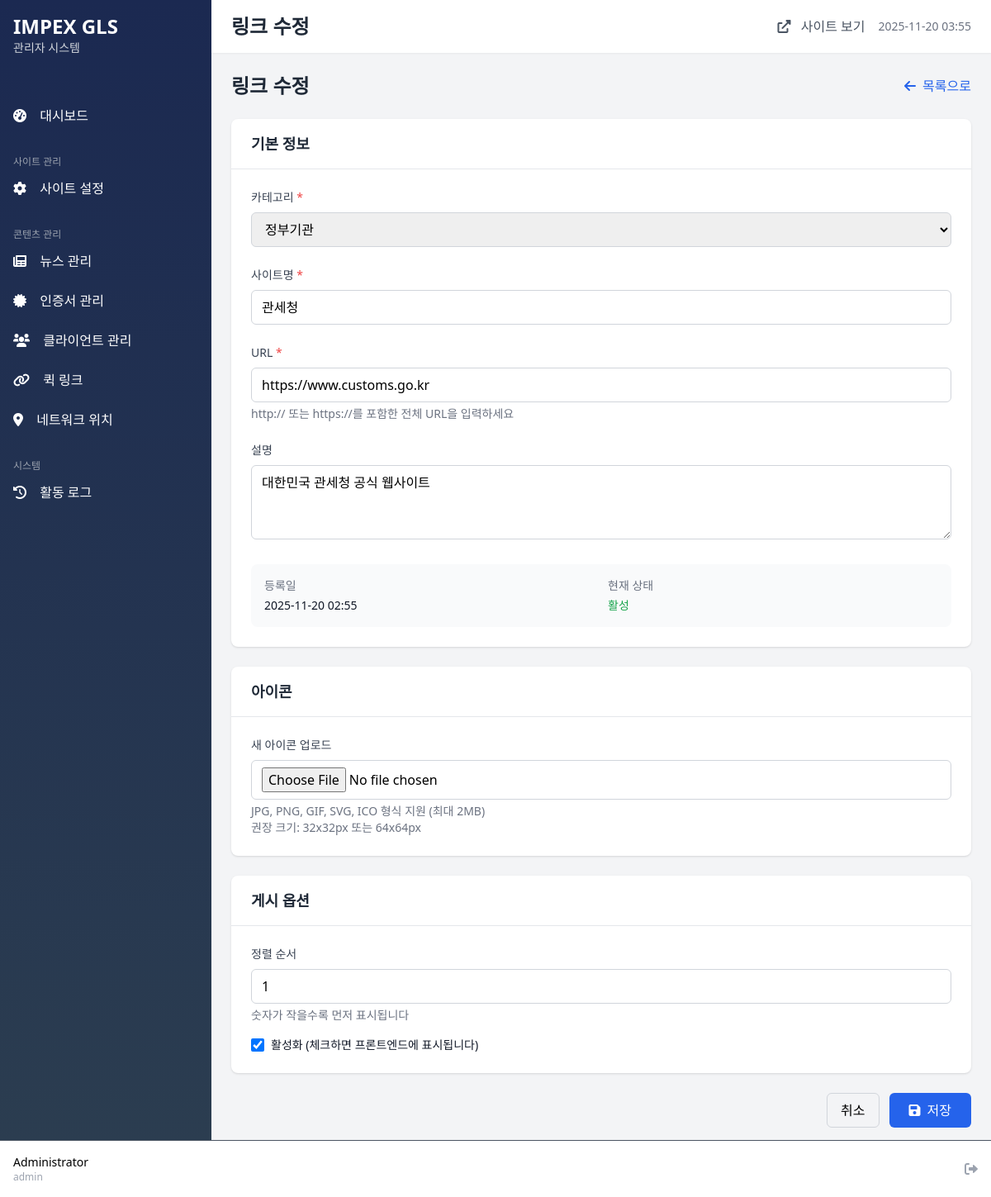
The app's page /admin/links/edit.php?id=1 (signed in) with its own data.
### tables this page shows
CREATE TABLE useful_links (
    id INT PRIMARY KEY AUTO_INCREMENT,
    category VARCHAR(50),
    title VARCHAR(200) NOT NULL,
    url VARCHAR(500) NOT NULL,
    description TEXT,
    icon_path VARCHAR(255),
    sort_order INT DEFAULT 0,
    is_active TINYINT DEFAULT 1,
    created_at TIMESTAMP DEFAULT CURRENT_TIMESTAMP
);

### admin/includes/functions.php (called while the page is built, shortened)
<?php
function e($string) {
    return htmlspecialchars($string ?? '', ENT_QUOTES, 'UTF-8');
}
function formatDate($date, $format = 'Y-m-d H:i') {
    return date($format, strtotime($date));
}
?>

### admin/links/edit.php (the view, shortened to what this page needs)
<?php
require_once '../includes/functions.php';
$id = intval($_GET['id'] ?? 0);
try {
    $pdo = getDBConnection();
    $stmt = $pdo->prepare("SELECT * FROM useful_links WHERE id = ?");
    $stmt->execute([$id]);
    $link = $stmt->fetch(PDO::FETCH_ASSOC);
} catch (Exception $e) {
    error_log("Link error: " . $e->getMessage());
    setAlert('error', '데이터 조회에 실패했습니다.');
    header('Location: index.php');
    exit;
}
$categories = [
    '정부기관' => '정부기관',
    '항공사' => '항공사',
    '선사' => '선사',
    '국제기구' => '국제기구',
    '물류협회' => '물류협회',
    '유관기관' => '유관기관',
    '기타' => '기타'
];
include '../includes/header.php';
?>
<div class="max-w-4xl">
    <div class="mb-6 flex justify-between items-center">
        <h1 class="text-2xl font-bold text-gray-800">링크 수정</h1>
        <a href="index.php" class="text-blue-600 hover:text-blue-800">
            <i class="fas fa-arrow-left mr-2"></i>목록으로
        </a>
    </div>
    <form method="POST" action="" enctype="multipart/form-data">
        <div class="bg-white rounded-lg shadow mb-6">
            <div class="px-6 py-4 border-b border-gray-200">
                <h3 class="text-lg font-semibold text-gray-800">기본 정보</h3>
            </div>
            <div class="p-6 space-y-6">
                <div>
                    <label for="category" class="block text-sm font-medium text-gray-700 mb-2">
                        카테고리 <span class="text-red-500">*</span>
                    </label>
                    <select id="category"
                            name="category"
                            class="w-full px-3 py-2 border border-gray-300 rounded-md focus:outline-none focus:ring-2 focus:ring-blue-500"
                            required>
                        <?php foreach ($categories as $value => $label): ?>
                        <option value="<?php echo $value; ?>" <?php echo $link['category'] == $value ? 'selected' : ''; ?>>
                            <?php echo $label; ?>
                        </option>
                        <?php endforeach; ?>
                    </select>
                </div>
                <div>
                    <label for="title" class="block text-sm font-medium text-gray-700 mb-2">
                        사이트명 <span class="text-red-500">*</span>
                    </label>
                    <input type="text"
                           id="title"
                           name="title"
                           value="<?php echo e($link['title']); ?>"
                           placeholder="예: 관세청"
                           class="w-full px-3 py-2 border border-gray-300 rounded-md focus:outline-none focus:ring-2 focus:ring-blue-500"
                           required>
                </div>
                <div>
                    <label for="url" class="block text-sm font-medium text-gray-700 mb-2">
                        URL <span class="text-red-500">*</span>
                    </label>
                    <input type="text"
                           id="url"
                           name="url"
                           value="<?php echo e($link['url']); ?>"
                           placeholder="https://www.customs.go.kr"
                           class="w-full px-3 py-2 border border-gray-300 rounded-md focus:outline-none focus:ring-2 focus:ring-blue-500"
                           required>
                    <p class="mt-1 text-sm text-gray-500">http:// 또는 https://를 포함한 전체 URL을 입력하세요</p>
                </div>
                <div>
                    <label for="description" class="block text-sm font-medium text-gray-700 mb-2">
                        설명
                    </label>
                    <textarea id="description"
                              name="description"
                              rows="3"
                              placeholder="사이트에 대한 간단한 설명"
                              class="w-full px-3 py-2 border border-gray-300 rounded-md focus:outline-none focus:ring-2 focus:ring-blue-500"><?php echo e($link['description']); ?></textarea>
                </div>
                <div class="bg-gray-50 rounded-lg p-4">
                    <dl class="grid grid-cols-2 gap-4 text-sm">
                        <div>
                            <dt class="font-medium text-gray-500">등록일</dt>
                            <dd class="mt-1 text-gray-900"><?php echo formatDate($link['created_at']); ?></dd>
                        </div>
                        <div>
                            <dt class="font-medium text-gray-500">현재 상태</dt>
                            <dd class="mt-1 text-gray-900">
                                <?php echo $link['is_active'] ? '<span class="text-green-600">활성</span>' : '<span class="text-gray-600">비활성</span>'; ?>
                            </dd>
                        </div>
                    </dl>
                </div>
            </div>
        </div>
        <div class="bg-white rounded-lg shadow mb-6">
            <div class="px-6 py-4 border-b border-gray-200">
                <h3 class="text-lg font-semibold text-gray-800">아이콘</h3>
            </div>
            <div class="p-6">
                <div>
                    <label for="icon_file" class="block text-sm font-medium text-gray-700 mb-2">
                        새 아이콘 업로드
                    </label>
                    <input type="file"
                           id="icon_file"
                           name="icon_file"
                           accept="image/*"
                           class="w-full px-3 py-2 border border-gray-300 rounded-md focus:outline-none focus:ring-2 focus:ring-blue-500">
                    <p class="mt-1 text-sm text-gray-500">
                        JPG, PNG, GIF, SVG, ICO 형식 지원 (최대 2MB)<br>
                        권장 크기: 32x32px 또는 64x64px
                    </p>
                </div>
            </div>
        </div>
        <div class="bg-white rounded-lg shadow mb-6">
            <div class="px-6 py-4 border-b border-gray-200">
                <h3 class="text-lg font-semibold text-gray-800">게시 옵션</h3>
            </div>
            <div class="p-6 space-y-4">
                <div>
                    <label for="sort_order" class="block text-sm font-medium text-gray-700 mb-2">
                        정렬 순서
                    </label>
                    <input type="number"
                           id="sort_order"
                           name="sort_order"
                           value="<?php echo e($link['sort_order']); ?>"
                           class="w-full px-3 py-2 border border-gray-300 rounded-md focus:outline-none focus:ring-2 focus:ring-blue-500">
                    <p class="mt-1 text-sm text-gray-500">숫자가 작을수록 먼저 표시됩니다</p>
                </div>
                <div class="flex items-center">
                    <input type="checkbox"
                           id="is_active"
                           name="is_active"
                           value="1"
                           <?php echo $link['is_active'] ? 'checked' : ''; ?>
                           class="h-4 w-4 text-blue-600 focus:ring-blue-500 border-gray-300 rounded">
                    <label for="is_active" class="ml-2 block text-sm text-gray-900">
                        활성화 (체크하면 프론트엔드에 표시됩니다)
                    </label>
                </div>
            </div>
        </div>
        <div class="flex justify-end space-x-3">
            <a href="index.php"
               class="px-4 py-2 border border-gray-300 rounded-md hover:bg-gray-50 transition duration-200">
                취소
            </a>
            <button type="submit"
                    class="bg-blue-600 text-white px-6 py-2 rounded-md hover:bg-blue-700 transition duration-200">
                <i class="fas fa-save mr-2"></i>저장
            </button>
        </div>
    </form>
</div>
<?php include '../includes/footer.php'; ?>

### records on screen
useful_links: category "정부기관", title "관세청", url "https://www.customs.go.kr", description "대한민국 관세청 공식 웹사이트", created_at "2025-11-20 02:55", sort_order "1", is_active "☑"

### other values on screen
$_SESSION['admin_name'] "Administrator"
$_SESSION['admin_username'] "admin"
$page_title "링크 수정"
